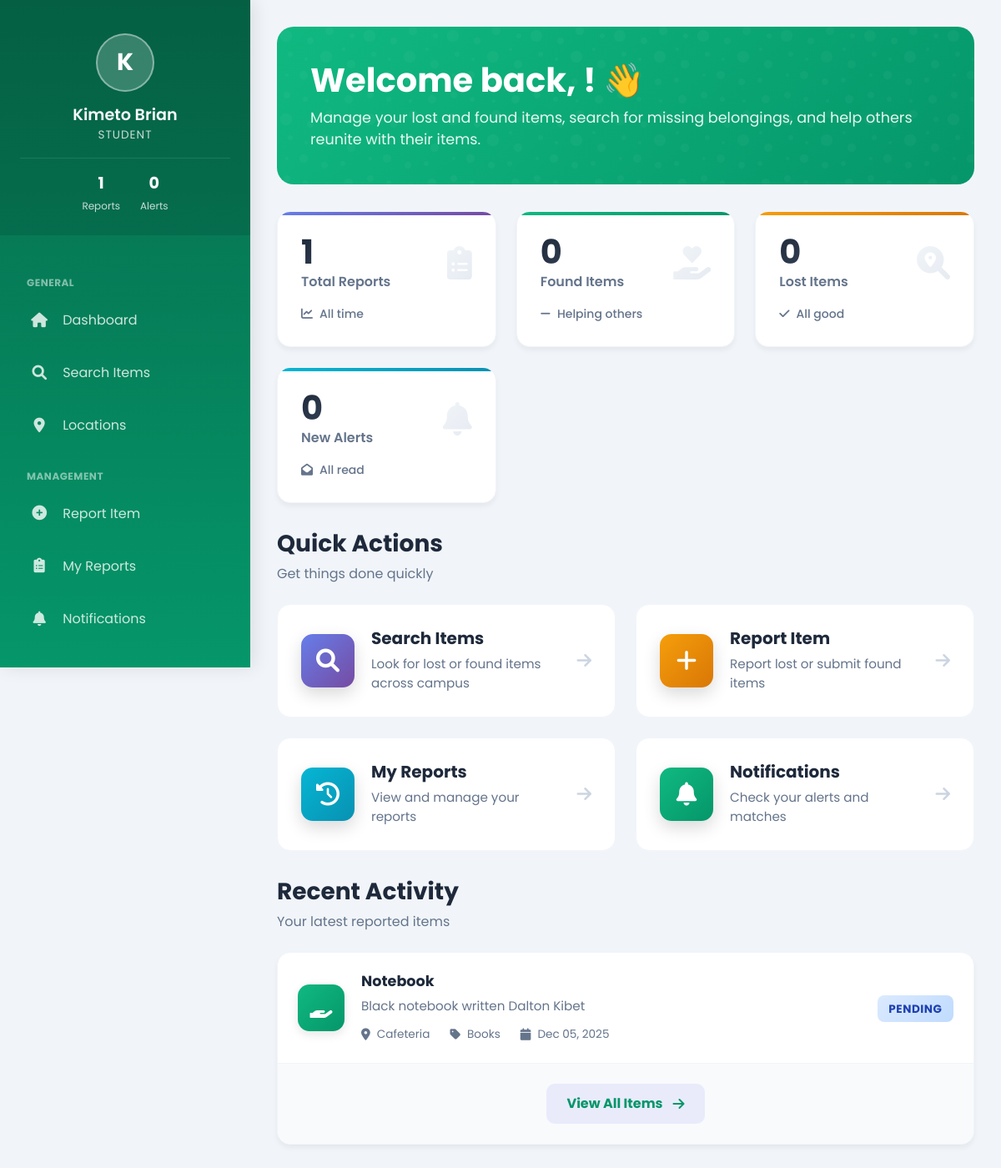
/ (signed in), run on the app's committed database.
### models.py (models this page shows, shortened)
class User(UserMixin, db.Model):
    __tablename__ = 'users'
    user_id = db.Column(db.Integer, primary_key=True)
    user_username = db.Column(db.String(80), unique=True, nullable=False)
    user_email = db.Column(db.String(120), unique=True, nullable=False)
    user_password_hash = db.Column(db.String(128), nullable=False)
    user_role = db.Column(db.String(20), default='student')
    user_created_at = db.Column(db.DateTime, default=datetime.utcnow)
    items = db.relationship('Item', backref='owner', lazy=True)
    notifications = db.relationship('Notification', backref='user', lazy=True)

class Item(db.Model):
    __tablename__ = 'items'
    item_id = db.Column(db.Integer, primary_key=True)
    item_type = db.Column(db.String(20), nullable=False)  # 'lost' or 'found'
    item_category = db.Column(db.String(100), nullable=False)
    item_title = db.Column(db.String(200), nullable=False)
    item_description = db.Column(db.Text, nullable=False)
    item_location = db.Column(db.String(200), nullable=False)
    item_date_lost_found = db.Column(db.DateTime, nullable=False)
    item_image_path = db.Column(db.String(300))
    item_status = db.Column(db.String(20), default='pending')  # 'pending', 'claimed', 'resolved'
    item_created_at = db.Column(db.DateTime, default=datetime.utcnow)
    owner_id = db.Column(db.Integer, db.ForeignKey('users.user_id'), nullable=False)
    embedding = db.relationship('ImageEmbedding', backref='item', uselist=False, lazy=True)
    notifications = db.relationship('Notification', backref='item', lazy=True)

### app.py (the view)
@app.route('/')
def index():
    if current_user.is_authenticated:
        recent_items = Item.query.order_by(Item.item_created_at.desc()).limit(5).all()
        user_items = Item.query.filter_by(owner_id=current_user.user_id).count()
        unread_notifications = Notification.query.filter_by(
            user_id=current_user.user_id,
            notification_is_seen=False
        ).count()
        return render_template('dashboard/index.html',
                              recent_items=recent_items,
                              user_items=user_items,
                              unread_notifications=unread_notifications)
    return render_template('landing.html')

### templates/dashboard/index.html (shortened to what this page needs)
{% extends "base.html" %}
{% block content %}
    <div class="welcome-section">
        <h1>Welcome back, {{ current_user.username }}! 👋</h1>
        <p>Manage your lost and found items, search for missing belongings, and help others reunite with their items.</p>
    </div>
    <div class="stats-grid">
        <div class="stat-card stat-primary">
            <div class="stat-content">
                <div class="stat-info">
                    <h3>{{ current_user.items|length }}</h3>
                    <p>Total Reports</p>
                </div>
                <div class="stat-icon">
                    <i class="fas fa-clipboard-list"></i>
                </div>
            </div>
            <div class="stat-trend">
                <i class="fas fa-chart-line"></i>
                <span>All time</span>
            </div>
        </div>
        <div class="stat-card stat-success">
            <div class="stat-content">
                <div class="stat-info">
                    {% set found_items = [] %}
                    {% for item in current_user.items %}
                        {% if item.type == 'found' %}
                            {% set _ = found_items.append(item) %}
                        {% endif %}
                    {% endfor %}
                    <h3>{{ found_items|length }}</h3>
                    <p>Found Items</p>
                </div>
                <div class="stat-icon">
                    <i class="fas fa-hand-holding-heart"></i>
                </div>
            </div>
            <div class="stat-trend">
                <i class="fas fa-{% if found_items|length > 0 %}arrow-up{% else %}minus{% endif %}"></i>
                <span>Helping others</span>
            </div>
        </div>
        <div class="stat-card stat-warning">
            <div class="stat-content">
                <div class="stat-info">
                    {% set lost_items = [] %}
                    {% for item in current_user.items %}
                        {% if item.type == 'lost' %}
                            {% set _ = lost_items.append(item) %}
                        {% endif %}
                    {% endfor %}
                    <h3>{{ lost_items|length }}</h3>
                    <p>Lost Items</p>
                </div>
                <div class="stat-icon">
                    <i class="fas fa-search-location"></i>
                </div>
            </div>
            <div class="stat-trend">
                <i class="fas fa-{% if lost_items|length > 0 %}exclamation{% else %}check{% endif %}"></i>
                <span>{% if lost_items|length > 0 %}Needs attention{% else %}All good{% endif %}</span>
            </div>
        </div>
        <div class="stat-card stat-info">
            <div class="stat-content">
                <div class="stat-info">
                    {% set new_notifications = [] %}
                    {% for notification in current_user.notifications %}
                        {% if not notification.is_seen %}
                            {% set _ = new_notifications.append(notification) %}
                        {% endif %}
                    {% endfor %}
                    <h3>{{ new_notifications|length }}</h3>
                    <p>New Alerts</p>
                </div>
                <div class="stat-icon">
                    <i class="fas fa-bell"></i>
                </div>
            </div>
            <div class="stat-trend">
                <i class="fas fa-{% if new_notifications|length > 0 %}envelope{% else %}envelope-open{% endif %}"></i>
                <span>{% if new_notifications|length > 0 %}Unread{% else %}All read{% endif %}</span>
            </div>
        </div>
    </div>
    <div class="section">
        <div class="section-header">
            <h2>Quick Actions</h2>
            <p>Get things done quickly</p>
        </div>
        <div class="actions-grid">
            <a href="{{ url_for('search') }}" class="action-card">
                <div class="action-icon search">
                    <i class="fas fa-search"></i>
                </div>
                <div class="action-content">
                    <h4>Search Items</h4>
                    <p>Look for lost or found items across campus</p>
                </div>
                <div class="action-arrow">
                    <i class="fas fa-arrow-right"></i>
                </div>
            </a>
            <a href="{{ url_for('reporting.report_item') }}" class="action-card">
                <div class="action-icon report">
                    <i class="fas fa-plus"></i>
                </div>
                <div class="action-content">
                    <h4>Report Item</h4>
                    <p>Report lost or submit found items</p>
                </div>
                <div class="action-arrow">
                    <i class="fas fa-arrow-right"></i>
                </div>
            </a>
            <a href="{{ url_for('reporting.my_items') }}" class="action-card">
                <div class="action-icon history">
                    <i class="fas fa-history"></i>
                </div>
                <div class="action-content">
                    <h4>My Reports</h4>
                    <p>View and manage your reports</p>
                </div>
                <div class="action-arrow">
                    <i class="fas fa-arrow-right"></i>
                </div>
            </a>
            <a href="{{ url_for('notifications') }}" class="action-card">
                <div class="action-icon notifications">
                    <i class="fas fa-bell"></i>
                </div>
                <div class="action-content">
                    <h4>Notifications</h4>
                    <p>Check your alerts and matches</p>
                </div>
                <div class="action-arrow">
                    <i class="fas fa-arrow-right"></i>
                </div>
            </a>
        </div>
    </div>
    <div class="section">
    <div class="section-header">
        <h2>Recent Activity</h2>
        <p>Your latest reported items</p>
    </div>
    <div class="activity-card">
        {% if current_user.items %}
            <div class="activity-list">
                {% for item in current_user.items %}
                    {% if loop.index <= 5 %}
                    <div class="activity-item">
                        <div class="activity-type {{ item.item_type }}">
                            <i class="fas fa-{% if item.item_type == 'lost' %}search{% else %}hand-holding{% endif %}"></i>
                        </div>
                        <div class="activity-details">
                            <div class="activity-main">
                                <h5>{{ item.item_title }}</h5>
                                <p class="activity-desc">
                                    {% if item.item_description|length > 80 %}
                                        {{ item.item_description[:80] }}...
                                    {% else %}
                                        {{ item.item_description }}
                                    {% endif %}
                                </p>
                                <div class="activity-meta">
                                    <span class="meta location">
                                        <i class="fas fa-map-marker-alt"></i>
                                        {{ item.item_location }}
                                    </span>
                                    <span class="meta category">
                                        <i class="fas fa-tag"></i>
                                        {{ item.item_category }}
                                    </span>
                                    <span class="meta date">
                                        <i class="fas fa-calendar"></i>
                                        {{ item.item_created_at.strftime('%b %d, %Y') }}
                                    </span>
                                </div>
                            </div>
                            <div class="activity-status">
                                <span class="status {{ item.item_status }}">{{ item.item_status|title }}</span>
                            </div>
                        </div>
                    </div>
                    {% endif %}
                {% endfor %}
            </div>
            <div class="activity-footer">
                <a href="{{ url_for('reporting.my_items') }}" class="view-all-btn">
                    View All Items
                    <i class="fas fa-arrow-right"></i>
                </a>
            </div>
        {% endif %}
    </div>
</div>
{% endblock %}

### templates/base.html (shortened to what this page needs)
<!DOCTYPE html>
<html lang="en">
<head>
    <link href="https://cdn.jsdelivr.net/npm/bootstrap@5.1.3/dist/css/bootstrap.min.css" rel="stylesheet">
    <link href="https://cdnjs.cloudflare.com/ajax/libs/font-awesome/6.0.0/css/all.min.css" rel="stylesheet">
</head>
<body>
    {% if current_user.is_authenticated %}
        <div class="dashboard-container">
            <div class="dashboard-sidebar" id="dashboardSidebar">
                <div class="sidebar-user-profile">
                    <div class="user-avatar-large">
                        {{ current_user.user_username[0]|upper }}
                    </div>
                    <div class="user-info-main">
                        <h4>{{ current_user.user_username }}</h4>
                        <p class="user-role">{{ current_user.user_role|default('student') }}</p>
                    </div>
                    <div class="user-stats">
                        <div class="stat">
                            <strong>{{ current_user.items|length }}</strong>
                            <span>Reports</span>
                        </div>
                        <div class="stat">
                            {% set unread_alert_count = current_user.notifications|selectattr('notification_is_seen', 'equalto', false)|list|length %}
                            <strong>{{ unread_alert_count }}</strong>
                            <span>Alerts</span>
                        </div>
                    </div>
                </div>
                <nav class="sidebar-nav">
                    <div class="nav-label">General</div>
                    <a href="{{ url_for('dashboard') }}" class="nav-item {% if request.endpoint == 'dashboard' %}active{% endif %}">
                        <div class="nav-icon"><i class="fas fa-home"></i></div>
                        <span>Dashboard</span>
                    </a>
                    <a href="{{ url_for('search') }}" class="nav-item {% if request.endpoint == 'search' %}active{% endif %}">
                        <div class="nav-icon"><i class="fas fa-search"></i></div>
                        <span>Search Items</span>
                    </a>
                    <a href="{{ url_for('campus_locations') }}" class="nav-item {% if request.endpoint == 'campus_locations' %}active{% endif %}">
                        <div class="nav-icon"><i class="fas fa-map-marker-alt"></i></div>
                        <span>Locations</span>
                    </a>
                    <div class="nav-label">Management</div>
                    <a href="{{ url_for('reporting.report_item') }}" class="nav-item {% if request.endpoint == 'reporting.report_item' %}active{% endif %}">
                        <div class="nav-icon"><i class="fas fa-plus-circle"></i></div>
                        <span>Report Item</span>
                    </a>
                    <a href="{{ url_for('reporting.my_items') }}" class="nav-item {% if request.endpoint == 'reporting.my_items' %}active{% endif %}">
                        <div class="nav-icon"><i class="fas fa-clipboard-list"></i></div>
                        <span>My Reports</span>
                    </a>
                    <a href="{{ url_for('notifications') }}" class="nav-item {% if request.endpoint == 'notifications' %}active{% endif %}">
                        <div class="nav-icon">
                            <i class="fas fa-bell"></i>
                        </div>
                        <span>Notifications</span>
                    </a>
                </nav>
            </div>
            <div class="dashboard-main" id="dashboardMain">
                {% block content %}{% endblock %}
            </div>
        </div>
    {% endif %}
</body>
</html>

### data on the page
User: user_username "K", user_username "Kimeto Brian", user_role "STUDENT"
Item: item_title "Notebook", item_description "Black notebook written Dalton Kibet", item_location "Cafeteria", item_category "Books", item_created_at "Dec 05, 2025", item_status "PENDING"

### other printed values
{{ current_user.items|length }} "1"
{{ unread_alert_count }} "0"
{{ found_items|length }} "0"
{{ lost_items|length }} "0"
{{ new_notifications|length }} "0"
